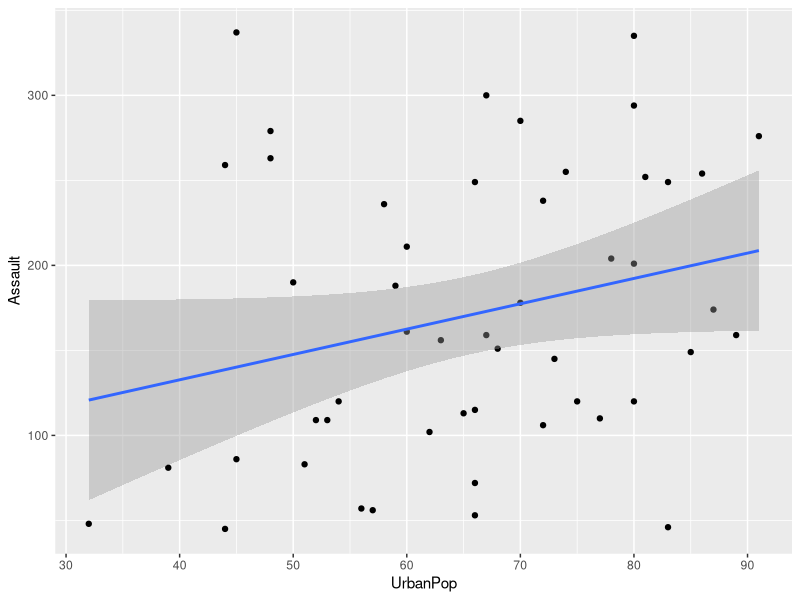
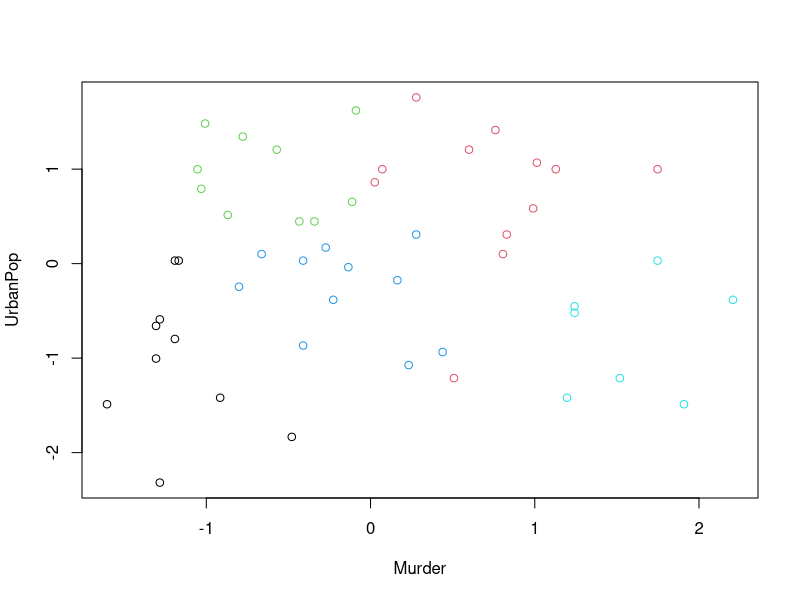

The R source for these figures, in order:
## ---- chunk 1
knitr::opts_chunk$set(echo = TRUE)
library(caret)
library(e1071)
library(ggplot2)
library(datasets)

## ---- chunk 2
data("Puromycin")
puro <- Puromycin

set.seed(12345)
choix <- sample(2, nrow(puro), replace=TRUE, prob= c(0.67, 0.33))

puro['choix'] <- choix
train <- puro[choix == 1, 1:3]
test <- puro[choix == 2, 1:3]
## ---- chunk 3
model <- glm(state~., family = "binomial", data=train)
## ---- chunk 4
resultat <- predict.glm(model, test, type="response")

resultat <- ifelse(resultat>0.5, "treated", "untreated")
resultat <- as.factor(resultat)
confusionMatrix(resultat,test$state)
## ---- chunk 5
data("USArrests")
USArr <- USArrests
model <- lm(Assault ~ UrbanPop,data = USArr )
model
## ---- chunk 6

ggplot(USArr, aes(x=UrbanPop, y=Assault)) + geom_point() + geom_smooth(method = lm)
## ---- chunk 7
data("USArrests")
USArr <- scale(x = USArrests)
set.seed(123)
## ---- chunk 8
k = 5
resultat = kmeans(USArr, k , nstart = 30)
resultat
## ---- chunk 9
plot(USArr[,c(1,3)], col = resultat$cluster )

